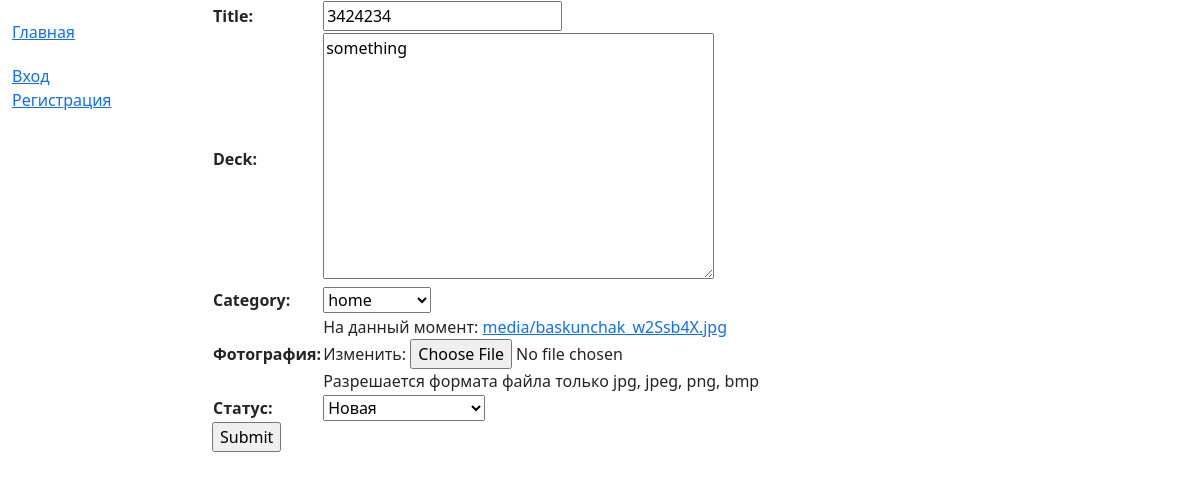
Screenshot of /Applications/10/update/ with the database file from the repository.
### MySite/models.py (models this page shows, shortened)
class Applications(models.Model):
    def validate_image(fieldfile_obj):
        filesize = fieldfile_obj.file.size
        megabyte_limit = 2.0
        if filesize > megabyte_limit * 1024 * 1024:
            raise ValidationError("Max file size is %sMB" % str(megabyte_limit))
    title = models.CharField(max_length=100)
    deck = models.TextField(max_length=1000, default='something')
    category = models.ForeignKey('category', on_delete=models.SET_NULL, null=True)
    date_create = models.DateField(default=datetime.now, verbose_name="Дата создания")
    time_create = models.TimeField(default=datetime.now, verbose_name="Время создания")
    image = models.ImageField(upload_to="media/", verbose_name="Фотография",
                              help_text="Разрешается формата файла только jpg, jpeg, png, bmp",
                              validators=[FileExtensionValidator(allowed_extensions=['jpg', 'jpeg', 'png', 'bmp']),
                                          validate_image])
    REQUEST_STATUS = (
        ('Новая', 'Новая'),
        ('Принято в работу', 'Принято в работу'),
        ('Выполнено', 'Выполнено'),
    )
    status = models.CharField(
        max_length=16,
        choices=REQUEST_STATUS,
        default='Новая',
        blank=True,
        verbose_name="Статус")
    borrower = models.ForeignKey(AdvUser, on_delete=models.CASCADE, null=True, blank=True)

### MySite/views.py (the view)
# urls.py: path('Applications/<int:pk>/update/', views.ApplicationsUpdate.as_view(), name='ApplicationsUpdate'),
class ApplicationsUpdate(UpdateView):
    model = Applications
    fields = ['title', 'deck', 'category', 'image', 'status']
    success_url = reverse_lazy('applicationByAdminListView')

### MySite/models.py (called while the page is built)
    def __str__(self):
        return self.name

### MySite/templates/MySite/applications_form.html (shortened to what this page needs)
{% extends "base.html" %}
{% block content %}
<form action="" method="post" enctype="multipart/form-data">
    <table>
    {{ form.as_table }}
    </table>
    <input type="submit" value="Submit">
</form>
{% endblock %}

### rows the page displays
Applications: title "3424234", deck "something", category "home", status "Новая"
